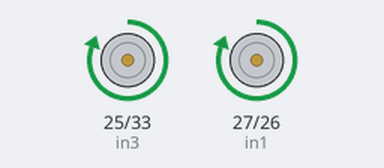
Bench run of a sketch on a simulated ESP32. Shown: motor-driver pin pairs drawn as motors (green arrow = first pin HIGH = forward, orange = second pin HIGH = backward, longer = more drive).

Above: at 1.0 s.
At 3.0 s:
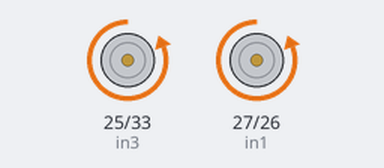
At 4.5 s:
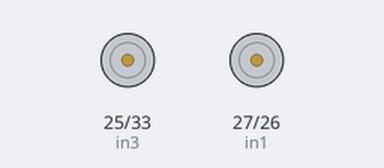
Timing chart, 0 to 6.5 s (numbered marks = the images above):
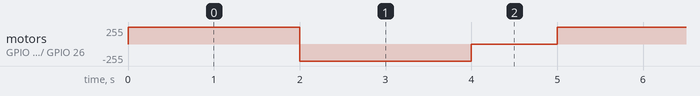

The sketch:

l293D-code.ino
```cpp
int in1 = 27;
int in2 = 26;
int in3 = 25;
int in4 = 33;

void setup() {
  pinMode(in1, OUTPUT);
  pinMode(in2, OUTPUT);
  pinMode(in3, OUTPUT);
  pinMode(in4, OUTPUT);

  digitalWrite(in1, LOW);
  digitalWrite(in2, LOW);
  digitalWrite(in3, LOW);
  digitalWrite(in4, LOW);

}

void loop() {
  directionControl();
  delay(1000);

}

void directionControl() {

  digitalWrite(in1, HIGH);
  digitalWrite(in2, LOW);
  digitalWrite(in3, HIGH);
  digitalWrite(in4, LOW);
  delay(2000);

  digitalWrite(in1, LOW);
  digitalWrite(in2, HIGH);
  digitalWrite(in3, LOW);
  digitalWrite(in4, HIGH);
  delay(2000);

  digitalWrite(in1, LOW);
  digitalWrite(in2, LOW);
  digitalWrite(in3, LOW);
  digitalWrite(in4, LOW);
}
```

Measured:
- by itself, motor on GPIO 25 (in3) / GPIO 33 (in4), motor on GPIO 27 (in1) / GPIO 26 (in2): repeats every 5.0 s: backward 255/255 2.0 s, stopped 1.0 s, forward 255/255 2.0 s
